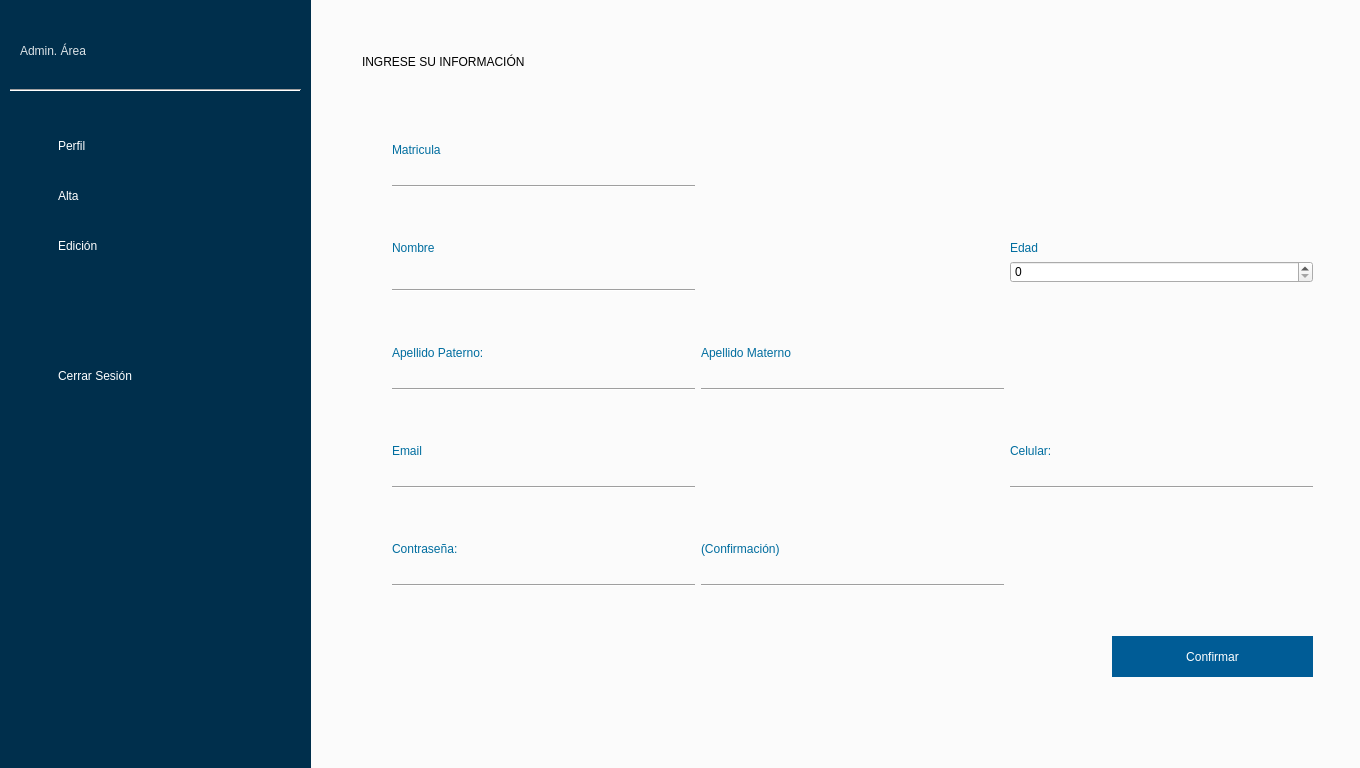
<?xml version="1.0" encoding="UTF-8"?>
<ui version="4.0">
 <class>admGeneral</class>
 <widget class="QDialog" name="admGeneral">
  <property name="geometry">
   <rect>
    <x>0</x>
    <y>0</y>
    <width>1360</width>
    <height>768</height>
   </rect>
  </property>
  <property name="windowTitle">
   <string>Dialog</string>
  </property>
  <property name="layoutDirection">
   <enum>Qt::LeftToRight</enum>
  </property>
  <property name="styleSheet">
   <string notr="true">#label_barraNav{
background-color: rgb(0, 47, 76);
}

#label_tipoUsuario{
	font: 63 18pt &quot;Segoe UI Semibold&quot;;
	color: rgb(255, 255, 255,220);
}

#btnPerfil,#btnAlta,#btnEdicion, #btnCerrarSesion{
	background-color: none;
	color: rgb(255, 255, 255);
	font: 12pt &quot;Segoe UI Semilight&quot;;
	border-style:solid;
	text-align: left;
	padding-left:58px;
}

#btnPerfil:hover, #btnAlta:hover, #btnEdicion:hover, #btnCerrarSesion:hover
{
	background-color: rgb(255, 255, 255,80);
}</string>
  </property>
  <widget class="QLabel" name="label_barraNav">
   <property name="geometry">
    <rect>
     <x>0</x>
     <y>0</y>
     <width>311</width>
     <height>771</height>
    </rect>
   </property>
   <property name="text">
    <string/>
   </property>
  </widget>
  <widget class="QLabel" name="label_tipoUsuario">
   <property name="geometry">
    <rect>
     <x>20</x>
     <y>30</y>
     <width>231</width>
     <height>41</height>
    </rect>
   </property>
   <property name="text">
    <string>Admin. Área</string>
   </property>
  </widget>
  <widget class="QPushButton" name="btnPerfil">
   <property name="geometry">
    <rect>
     <x>0</x>
     <y>120</y>
     <width>312</width>
     <height>51</height>
    </rect>
   </property>
   <property name="text">
    <string>Perfil</string>
   </property>
  </widget>
  <widget class="Line" name="line">
   <property name="geometry">
    <rect>
     <x>10</x>
     <y>80</y>
     <width>291</width>
     <height>20</height>
    </rect>
   </property>
   <property name="styleSheet">
    <string notr="true"/>
   </property>
   <property name="orientation">
    <enum>Qt::Horizontal</enum>
   </property>
  </widget>
  <widget class="QTabWidget" name="tabWidget">
   <property name="geometry">
    <rect>
     <x>310</x>
     <y>-30</y>
     <width>1071</width>
     <height>811</height>
    </rect>
   </property>
   <property name="styleSheet">
    <string notr="true">QLineEdit{
	background-color: rgba(0, 0, 0, 0);
	font: 12pt &quot;Segoe UI Semilight&quot;;
	color: rgb(136, 136, 136);
	border: 0px;
}

#btnConfirmar,#btnActualizar,#pushButton{
	/*background-color: rgb(0,57,94);
	background-color: rgb(0,143,189);*/
	background-color: rgb(0, 92, 150);
	color: rgb(255, 255, 255);
	font: 12pt &quot;Segoe UI Semilight&quot;;
	border-style:solid;
}

#btnConfirmarr:hover,#btnActualizar:hover,#pushButton:hover{
background-color: rgb(0, 127, 206)
}

#btnConfirmar:pressed,#btnActualizar:pressed,#pushButton:pressed{
background-color: rgb(0, 58, 95);
}
</string>
   </property>
   <property name="currentIndex">
    <number>2</number>
   </property>
   <widget class="QWidget" name="tab_perfil">
    <attribute name="title">
     <string>Tab 1</string>
    </attribute>
    <widget class="QLabel" name="label_19">
     <property name="geometry">
      <rect>
       <x>-10</x>
       <y>0</y>
       <width>1061</width>
       <height>241</height>
      </rect>
     </property>
     <property name="styleSheet">
      <string notr="true">background: rgb(53,135,225);</string>
     </property>
     <property name="text">
      <string/>
     </property>
    </widget>
    <widget class="QLabel" name="label_FotoPerfil">
     <property name="geometry">
      <rect>
       <x>80</x>
       <y>150</y>
       <width>221</width>
       <height>211</height>
      </rect>
     </property>
     <property name="styleSheet">
      <string notr="true">background-color: rgb(222, 222, 222);</string>
     </property>
     <property name="text">
      <string/>
     </property>
    </widget>
    <widget class="QWidget" name="formLayoutWidget">
     <property name="geometry">
      <rect>
       <x>79</x>
       <y>500</y>
       <width>881</width>
       <height>181</height>
      </rect>
     </property>
     <layout class="QFormLayout" name="formLayout">
      <item row="0" column="0">
       <widget class="QLabel" name="label_Edad_2">
        <property name="styleSheet">
         <string notr="true">font: 63 9pt &quot;Segoe UI Semibold&quot;;</string>
        </property>
        <property name="text">
         <string>EDAD</string>
        </property>
        <property name="alignment">
         <set>Qt::AlignBottom|Qt::AlignLeading|Qt::AlignLeft</set>
        </property>
       </widget>
      </item>
      <item row="0" column="1">
       <widget class="QLabel" name="label_Edad">
        <property name="styleSheet">
         <string notr="true">QLabel {
	font: 26 18pt &quot;Segoe UI Light&quot;;
}</string>
        </property>
        <property name="text">
         <string>Edad</string>
        </property>
       </widget>
      </item>
      <item row="1" column="0">
       <widget class="QLabel" name="label_Correo_2">
        <property name="styleSheet">
         <string notr="true">font: 63 9pt &quot;Segoe UI Semibold&quot;;</string>
        </property>
        <property name="text">
         <string>CORREO        </string>
        </property>
        <property name="alignment">
         <set>Qt::AlignBottom|Qt::AlignLeading|Qt::AlignLeft</set>
        </property>
       </widget>
      </item>
      <item row="1" column="1">
       <widget class="QLabel" name="label_Correo">
        <property name="styleSheet">
         <string notr="true">QLabel {
	font: 26 18pt &quot;Segoe UI Light&quot;;
}</string>
        </property>
        <property name="text">
         <string>Correo</string>
        </property>
       </widget>
      </item>
      <item row="2" column="0">
       <widget class="QLabel" name="label_Celular_2">
        <property name="styleSheet">
         <string notr="true">font: 63 9pt &quot;Segoe UI Semibold&quot;;</string>
        </property>
        <property name="text">
         <string>CELULAR</string>
        </property>
        <property name="alignment">
         <set>Qt::AlignBottom|Qt::AlignLeading|Qt::AlignLeft</set>
        </property>
       </widget>
      </item>
      <item row="2" column="1">
       <widget class="QLabel" name="label_Celular">
        <property name="styleSheet">
         <string notr="true">QLabel {
	font: 26 18pt &quot;Segoe UI Light&quot;;
}</string>
        </property>
        <property name="text">
         <string>Celular</string>
        </property>
       </widget>
      </item>
     </layout>
    </widget>
    <widget class="QWidget" name="layoutWidget">
     <property name="geometry">
      <rect>
       <x>80</x>
       <y>410</y>
       <width>908</width>
       <height>71</height>
      </rect>
     </property>
     <layout class="QHBoxLayout" name="horizontalLayout">
      <item>
       <widget class="QLabel" name="label_20">
        <property name="styleSheet">
         <string notr="true">font: 63 9pt &quot;Segoe UI Semibold&quot;;</string>
        </property>
        <property name="text">
         <string>NOMBRE</string>
        </property>
       </widget>
      </item>
      <item>
       <widget class="QLabel" name="label_Nombre">
        <property name="styleSheet">
         <string notr="true">QLabel {
	font: 26 18pt &quot;Segoe UI Light&quot;;
}</string>
        </property>
        <property name="text">
         <string>Nombre</string>
        </property>
       </widget>
      </item>
      <item>
       <widget class="QLabel" name="label_21">
        <property name="styleSheet">
         <string notr="true">font: 63 9pt &quot;Segoe UI Semibold&quot;;</string>
        </property>
        <property name="text">
         <string>APELLIDO PATERNO</string>
        </property>
       </widget>
      </item>
      <item>
       <widget class="QLabel" name="label_AP">
        <property name="styleSheet">
         <string notr="true">QLabel {
	font: 26 18pt &quot;Segoe UI Light&quot;;
}</string>
        </property>
        <property name="text">
         <string>Apellido Paterno</string>
        </property>
       </widget>
      </item>
      <item>
       <widget class="QLabel" name="label_22">
        <property name="styleSheet">
         <string notr="true">font: 63 9pt &quot;Segoe UI Semibold&quot;;</string>
        </property>
        <property name="text">
         <string>APELLIDO MATERNO</string>
        </property>
       </widget>
      </item>
      <item>
       <widget class="QLabel" name="label_AM">
        <property name="styleSheet">
         <string notr="true">QLabel {
	font: 26 18pt &quot;Segoe UI Light&quot;;
}</string>
        </property>
        <property name="text">
         <string>Apellido Materno</string>
        </property>
       </widget>
      </item>
     </layout>
    </widget>
    <widget class="QWidget" name="layoutWidget">
     <property name="geometry">
      <rect>
       <x>330</x>
       <y>280</y>
       <width>329</width>
       <height>43</height>
      </rect>
     </property>
     <layout class="QHBoxLayout" name="horizontalLayout_2">
      <item>
       <widget class="QLabel" name="label_Matricula_2">
        <property name="accessibleDescription">
         <string/>
        </property>
        <property name="styleSheet">
         <string notr="true">font: 63 9pt &quot;Segoe UI Semibold&quot;;</string>
        </property>
        <property name="text">
         <string>MATRICULA</string>
        </property>
       </widget>
      </item>
      <item>
       <widget class="QLabel" name="label_Matricula">
        <property name="styleSheet">
         <string notr="true">QLabel {
	font: 26 18pt &quot;Segoe UI Light&quot;;
}</string>
        </property>
        <property name="text">
         <string>Matricula</string>
        </property>
       </widget>
      </item>
     </layout>
    </widget>
    <widget class="QPushButton" name="pushButton">
     <property name="geometry">
      <rect>
       <x>910</x>
       <y>330</y>
       <width>75</width>
       <height>23</height>
      </rect>
     </property>
     <property name="text">
      <string>Consultar</string>
     </property>
    </widget>
    <widget class="QWidget" name="gridLayoutWidget_3">
     <property name="geometry">
      <rect>
       <x>730</x>
       <y>270</y>
       <width>160</width>
       <height>80</height>
      </rect>
     </property>
     <layout class="QGridLayout" name="gridLayout_3">
      <item row="1" column="0">
       <widget class="QRadioButton" name="radioButton">
        <property name="text">
         <string>Cursos</string>
        </property>
       </widget>
      </item>
      <item row="0" column="0">
       <widget class="QLabel" name="label_Matricula_3">
        <property name="accessibleDescription">
         <string/>
        </property>
        <property name="styleSheet">
         <string notr="true">font: 63 9pt &quot;Segoe UI Semibold&quot;;</string>
        </property>
        <property name="text">
         <string>REPORTES</string>
        </property>
       </widget>
      </item>
      <item row="1" column="1">
       <widget class="QRadioButton" name="radioButton_2">
        <property name="text">
         <string>Horario</string>
        </property>
       </widget>
      </item>
     </layout>
    </widget>
   </widget>
   <widget class="QWidget" name="tab_edicion">
    <attribute name="title">
     <string>Tab 3</string>
    </attribute>
    <widget class="QTableWidget" name="lEmpleados">
     <property name="geometry">
      <rect>
       <x>50</x>
       <y>150</y>
       <width>471</width>
       <height>221</height>
      </rect>
     </property>
     <property name="styleSheet">
      <string notr="true">font: 10pt &quot;Microsoft YaHei&quot;;</string>
     </property>
     <property name="editTriggers">
      <set>QAbstractItemView::NoEditTriggers</set>
     </property>
     <property name="defaultDropAction">
      <enum>Qt::IgnoreAction</enum>
     </property>
     <property name="selectionMode">
      <enum>QAbstractItemView::SingleSelection</enum>
     </property>
     <property name="selectionBehavior">
      <enum>QAbstractItemView::SelectRows</enum>
     </property>
     <property name="sortingEnabled">
      <bool>true</bool>
     </property>
     <column>
      <property name="text">
       <string>Clave</string>
      </property>
     </column>
     <column>
      <property name="text">
       <string>Nombre</string>
      </property>
     </column>
     <column>
      <property name="text">
       <string>Area</string>
      </property>
     </column>
    </widget>
    <widget class="QPushButton" name="btnActualizar">
     <property name="geometry">
      <rect>
       <x>850</x>
       <y>520</y>
       <width>131</width>
       <height>31</height>
      </rect>
     </property>
     <property name="styleSheet">
      <string notr="true">#btnConfirmarr:hover,#btnActualizar:hover{
background-color: rgb(0, 127, 206)
}

#btnConfirmar:pressed,#btnActualizar:pressed{
background-color: rgb(0, 58, 95);
}</string>
     </property>
     <property name="text">
      <string>Actualizar</string>
     </property>
    </widget>
    <widget class="QWidget" name="gridLayoutWidget_2">
     <property name="geometry">
      <rect>
       <x>580</x>
       <y>160</y>
       <width>401</width>
       <height>339</height>
      </rect>
     </property>
     <layout class="QGridLayout" name="gridLayout">
      <item row="9" column="0">
       <widget class="Line" name="line_12">
        <property name="orientation">
         <enum>Qt::Horizontal</enum>
        </property>
       </widget>
      </item>
      <item row="9" column="1">
       <widget class="Line" name="line_13">
        <property name="orientation">
         <enum>Qt::Horizontal</enum>
        </property>
       </widget>
      </item>
      <item row="12" column="0">
       <widget class="Line" name="line_14">
        <property name="orientation">
         <enum>Qt::Horizontal</enum>
        </property>
       </widget>
      </item>
      <item row="4" column="0">
       <widget class="QLabel" name="label_12">
        <property name="styleSheet">
         <string notr="true">font: 8pt &quot;Segoe UI Semibold&quot;;
color: rgb(0, 109, 159);
</string>
        </property>
        <property name="text">
         <string>Nombre</string>
        </property>
       </widget>
      </item>
      <item row="3" column="0">
       <widget class="QLabel" name="cEdad">
        <property name="styleSheet">
         <string notr="true">font: 12pt &quot;Segoe UI Semilight&quot;;
color: rgb(136, 136, 136);</string>
        </property>
        <property name="text">
         <string>cEdad</string>
        </property>
       </widget>
      </item>
      <item row="0" column="0">
       <widget class="QLabel" name="label_11">
        <property name="styleSheet">
         <string notr="true">font: 8pt &quot;Segoe UI Semibold&quot;;
color: rgb(0, 109, 159);
</string>
        </property>
        <property name="text">
         <string>Matricula</string>
        </property>
       </widget>
      </item>
      <item row="8" column="0">
       <widget class="QLineEdit" name="cAP"/>
      </item>
      <item row="5" column="0">
       <widget class="QLineEdit" name="cNombre"/>
      </item>
      <item row="1" column="0">
       <widget class="QLabel" name="cMatricula">
        <property name="styleSheet">
         <string notr="true">font: 12pt &quot;Segoe UI Semilight&quot;;
color: rgb(136, 136, 136);</string>
        </property>
        <property name="text">
         <string>cMatricula</string>
        </property>
       </widget>
      </item>
      <item row="7" column="1">
       <widget class="QLabel" name="label_14">
        <property name="styleSheet">
         <string notr="true">font: 8pt &quot;Segoe UI Semibold&quot;;
color: rgb(0, 109, 159);
</string>
        </property>
        <property name="text">
         <string>Apellido Materno</string>
        </property>
       </widget>
      </item>
      <item row="10" column="0">
       <widget class="QLabel" name="label_15">
        <property name="styleSheet">
         <string notr="true">font: 8pt &quot;Segoe UI Semibold&quot;;
color: rgb(0, 109, 159);
</string>
        </property>
        <property name="text">
         <string>Email</string>
        </property>
       </widget>
      </item>
      <item row="2" column="0">
       <widget class="QLabel" name="label_17">
        <property name="styleSheet">
         <string notr="true">font: 8pt &quot;Segoe UI Semibold&quot;;
color: rgb(0, 109, 159);
</string>
        </property>
        <property name="text">
         <string>Edad</string>
        </property>
       </widget>
      </item>
      <item row="8" column="1">
       <widget class="QLineEdit" name="cAM"/>
      </item>
      <item row="10" column="1">
       <widget class="QLabel" name="label_16">
        <property name="styleSheet">
         <string notr="true">font: 8pt &quot;Segoe UI Semibold&quot;;
color: rgb(0, 109, 159);
</string>
        </property>
        <property name="text">
         <string>Celular</string>
        </property>
       </widget>
      </item>
      <item row="11" column="1">
       <widget class="QLineEdit" name="cCelular"/>
      </item>
      <item row="11" column="0">
       <widget class="QLineEdit" name="cCorreo"/>
      </item>
      <item row="7" column="0">
       <widget class="QLabel" name="label_13">
        <property name="styleSheet">
         <string notr="true">font: 8pt &quot;Segoe UI Semibold&quot;;
color: rgb(0, 109, 159);
</string>
        </property>
        <property name="text">
         <string>Apellido Paterno</string>
        </property>
       </widget>
      </item>
      <item row="6" column="0">
       <widget class="Line" name="line_10">
        <property name="orientation">
         <enum>Qt::Horizontal</enum>
        </property>
       </widget>
      </item>
      <item row="6" column="1">
       <widget class="Line" name="line_11">
        <property name="orientation">
         <enum>Qt::Horizontal</enum>
        </property>
       </widget>
      </item>
      <item row="12" column="1">
       <widget class="Line" name="line_15">
        <property name="orientation">
         <enum>Qt::Horizontal</enum>
        </property>
       </widget>
      </item>
     </layout>
    </widget>
    <widget class="QLabel" name="label_24">
     <property name="geometry">
      <rect>
       <x>50</x>
       <y>60</y>
       <width>391</width>
       <height>31</height>
      </rect>
     </property>
     <property name="styleSheet">
      <string notr="true">font: 24 16pt &quot;Segoe UI Light&quot;;</string>
     </property>
     <property name="text">
      <string>ACTUALIZE LA INFORMACIÓN</string>
     </property>
    </widget>
   </widget>
   <widget class="QWidget" name="tab_alta">
    <attribute name="title">
     <string>Tab 2</string>
    </attribute>
    <widget class="QPushButton" name="btnConfirmar">
     <property name="geometry">
      <rect>
       <x>800</x>
       <y>640</y>
       <width>201</width>
       <height>41</height>
      </rect>
     </property>
     <property name="styleSheet">
      <string notr="true">font: 63 12pt &quot;Segoe UI Semibold&quot;;</string>
     </property>
     <property name="text">
      <string>Confirmar</string>
     </property>
    </widget>
    <widget class="QLabel" name="label_23">
     <property name="geometry">
      <rect>
       <x>50</x>
       <y>50</y>
       <width>391</width>
       <height>31</height>
      </rect>
     </property>
     <property name="styleSheet">
      <string notr="true">font: 24 16pt &quot;Segoe UI Light&quot;;</string>
     </property>
     <property name="text">
      <string>INGRESE SU INFORMACIÓN</string>
     </property>
    </widget>
    <widget class="QWidget" name="gridLayoutWidget">
     <property name="geometry">
      <rect>
       <x>80</x>
       <y>100</y>
       <width>921</width>
       <height>491</height>
      </rect>
     </property>
     <layout class="QGridLayout" name="gridLayout_2">
      <item row="9" column="1">
       <widget class="Line" name="line_5">
        <property name="orientation">
         <enum>Qt::Horizontal</enum>
        </property>
       </widget>
      </item>
      <item row="3" column="0">
       <widget class="QLabel" name="label_2">
        <property name="styleSheet">
         <string notr="true">font: 8pt &quot;Segoe UI Semibold&quot;;
color: rgb(0, 109, 159);</string>
        </property>
        <property name="text">
         <string>Nombre</string>
        </property>
        <property name="alignment">
         <set>Qt::AlignBottom|Qt::AlignLeading|Qt::AlignLeft</set>
        </property>
       </widget>
      </item>
      <item row="8" column="0">
       <widget class="QLineEdit" name="tApaterno"/>
      </item>
      <item row="14" column="0">
       <widget class="QLineEdit" name="tCorreo"/>
      </item>
      <item row="8" column="1">
       <widget class="QLineEdit" name="tAmaterno"/>
      </item>
      <item row="2" column="0">
       <widget class="Line" name="line_2">
        <property name="orientation">
         <enum>Qt::Horizontal</enum>
        </property>
       </widget>
      </item>
      <item row="15" column="2">
       <widget class="Line" name="line_8">
        <property name="orientation">
         <enum>Qt::Horizontal</enum>
        </property>
       </widget>
      </item>
      <item row="17" column="0">
       <widget class="QLineEdit" name="tClave"/>
      </item>
      <item row="18" column="0">
       <widget class="Line" name="line_7">
        <property name="orientation">
         <enum>Qt::Horizontal</enum>
        </property>
       </widget>
      </item>
      <item row="1" column="0">
       <widget class="QLineEdit" name="tMatricula"/>
      </item>
      <item row="5" column="0">
       <widget class="Line" name="line_4">
        <property name="orientation">
         <enum>Qt::Horizontal</enum>
        </property>
       </widget>
      </item>
      <item row="18" column="1">
       <widget class="Line" name="line_9">
        <property name="orientation">
         <enum>Qt::Horizontal</enum>
        </property>
       </widget>
      </item>
      <item row="4" column="0">
       <widget class="QLineEdit" name="tNombre"/>
      </item>
      <item row="16" column="0">
       <widget class="QLabel" name="label_6">
        <property name="styleSheet">
         <string notr="true">font: 8pt &quot;Segoe UI Semibold&quot;;
color: rgb(0, 109, 159);</string>
        </property>
        <property name="text">
         <string>Contraseña:</string>
        </property>
        <property name="alignment">
         <set>Qt::AlignBottom|Qt::AlignLeading|Qt::AlignLeft</set>
        </property>
       </widget>
      </item>
      <item row="7" column="1">
       <widget class="QLabel" name="label_4">
        <property name="styleSheet">
         <string notr="true">font: 8pt &quot;Segoe UI Semibold&quot;;
color: rgb(0, 109, 159);
</string>
        </property>
        <property name="text">
         <string>Apellido Materno</string>
        </property>
        <property name="alignment">
         <set>Qt::AlignBottom|Qt::AlignLeading|Qt::AlignLeft</set>
        </property>
       </widget>
      </item>
      <item row="0" column="0">
       <widget class="QLabel" name="label">
        <property name="styleSheet">
         <string notr="true">font: 8pt &quot;Segoe UI Semibold&quot;;
color: rgb(0, 109, 159);
</string>
        </property>
        <property name="text">
         <string>Matricula</string>
        </property>
        <property name="alignment">
         <set>Qt::AlignBottom|Qt::AlignLeading|Qt::AlignLeft</set>
        </property>
       </widget>
      </item>
      <item row="13" column="0">
       <widget class="QLabel" name="label_9">
        <property name="styleSheet">
         <string notr="true">font: 8pt &quot;Segoe UI Semibold&quot;;
color: rgb(0, 109, 159);</string>
        </property>
        <property name="text">
         <string>Email</string>
        </property>
        <property name="alignment">
         <set>Qt::AlignBottom|Qt::AlignLeading|Qt::AlignLeft</set>
        </property>
       </widget>
      </item>
      <item row="16" column="1">
       <widget class="QLabel" name="label_8">
        <property name="styleSheet">
         <string notr="true">font: 8pt &quot;Segoe UI Semibold&quot;;
color: rgb(0, 109, 159);</string>
        </property>
        <property name="text">
         <string>(Confirmación)</string>
        </property>
        <property name="alignment">
         <set>Qt::AlignBottom|Qt::AlignLeading|Qt::AlignLeft</set>
        </property>
       </widget>
      </item>
      <item row="15" column="0">
       <widget class="Line" name="line_6">
        <property name="orientation">
         <enum>Qt::Horizontal</enum>
        </property>
       </widget>
      </item>
      <item row="13" column="2">
       <widget class="QLabel" name="label_10">
        <property name="styleSheet">
         <string notr="true">font: 8pt &quot;Segoe UI Semibold&quot;;
color: rgb(0, 109, 159);</string>
        </property>
        <property name="text">
         <string>Celular:</string>
        </property>
        <property name="alignment">
         <set>Qt::AlignBottom|Qt::AlignLeading|Qt::AlignLeft</set>
        </property>
       </widget>
      </item>
      <item row="4" column="2">
       <widget class="QSpinBox" name="sEdad"/>
      </item>
      <item row="3" column="2">
       <widget class="QLabel" name="label_5">
        <property name="styleSheet">
         <string notr="true">font: 8pt &quot;Segoe UI Semibold&quot;;
color: rgb(0, 109, 159);</string>
        </property>
        <property name="text">
         <string>Edad</string>
        </property>
        <property name="alignment">
         <set>Qt::AlignBottom|Qt::AlignLeading|Qt::AlignLeft</set>
        </property>
       </widget>
      </item>
      <item row="9" column="0">
       <widget class="Line" name="line_3">
        <property name="orientation">
         <enum>Qt::Horizontal</enum>
        </property>
       </widget>
      </item>
      <item row="7" column="0">
       <widget class="QLabel" name="label_3">
        <property name="styleSheet">
         <string notr="true">font: 8pt &quot;Segoe UI Semibold&quot;;
color: rgb(0, 109, 159);
</string>
        </property>
        <property name="text">
         <string>Apellido Paterno:</string>
        </property>
        <property name="alignment">
         <set>Qt::AlignBottom|Qt::AlignLeading|Qt::AlignLeft</set>
        </property>
       </widget>
      </item>
      <item row="17" column="1">
       <widget class="QLineEdit" name="tClaveC"/>
      </item>
      <item row="14" column="2">
       <widget class="QLineEdit" name="tCelular"/>
      </item>
     </layout>
    </widget>
   </widget>
  </widget>
  <widget class="QPushButton" name="btnAlta">
   <property name="geometry">
    <rect>
     <x>0</x>
     <y>170</y>
     <width>312</width>
     <height>51</height>
    </rect>
   </property>
   <property name="text">
    <string>Alta</string>
   </property>
  </widget>
  <widget class="QPushButton" name="btnEdicion">
   <property name="geometry">
    <rect>
     <x>0</x>
     <y>220</y>
     <width>311</width>
     <height>51</height>
    </rect>
   </property>
   <property name="text">
    <string>Edición</string>
   </property>
  </widget>
  <widget class="QPushButton" name="btnCerrarSesion">
   <property name="geometry">
    <rect>
     <x>0</x>
     <y>350</y>
     <width>311</width>
     <height>51</height>
    </rect>
   </property>
   <property name="text">
    <string>Cerrar Sesión</string>
   </property>
  </widget>
  <widget class="QLabel" name="label_User">
   <property name="geometry">
    <rect>
     <x>20</x>
     <y>140</y>
     <width>16</width>
     <height>16</height>
    </rect>
   </property>
   <property name="text">
    <string/>
   </property>
   <property name="pixmap">
    <pixmap resource="imagenes_src.qrc">:/imagenes/user.png</pixmap>
   </property>
   <property name="scaledContents">
    <bool>true</bool>
   </property>
  </widget>
  <widget class="QLabel" name="label_Add">
   <property name="geometry">
    <rect>
     <x>20</x>
     <y>190</y>
     <width>16</width>
     <height>16</height>
    </rect>
   </property>
   <property name="text">
    <string/>
   </property>
   <property name="pixmap">
    <pixmap resource="imagenes_src.qrc">:/imagenes/add_file.png</pixmap>
   </property>
   <property name="scaledContents">
    <bool>true</bool>
   </property>
  </widget>
  <widget class="QLabel" name="label_Edit">
   <property name="geometry">
    <rect>
     <x>20</x>
     <y>240</y>
     <width>16</width>
     <height>16</height>
    </rect>
   </property>
   <property name="text">
    <string/>
   </property>
   <property name="pixmap">
    <pixmap resource="imagenes_src.qrc">:/imagenes/edit.png</pixmap>
   </property>
   <property name="scaledContents">
    <bool>true</bool>
   </property>
  </widget>
  <widget class="QLabel" name="label_18">
   <property name="geometry">
    <rect>
     <x>20</x>
     <y>370</y>
     <width>21</width>
     <height>21</height>
    </rect>
   </property>
   <property name="text">
    <string/>
   </property>
   <property name="pixmap">
    <pixmap resource="imagenes_src.qrc">:/imagenes/logout.png</pixmap>
   </property>
   <property name="scaledContents">
    <bool>true</bool>
   </property>
  </widget>
  <zorder>tabWidget</zorder>
  <zorder>label_barraNav</zorder>
  <zorder>label_tipoUsuario</zorder>
  <zorder>btnPerfil</zorder>
  <zorder>line</zorder>
  <zorder>btnAlta</zorder>
  <zorder>btnEdicion</zorder>
  <zorder>btnCerrarSesion</zorder>
  <zorder>label_User</zorder>
  <zorder>label_Add</zorder>
  <zorder>label_Edit</zorder>
  <zorder>label_18</zorder>
 </widget>
 <resources>
  <include location="imagenes_src.qrc"/>
 </resources>
 <connections/>
</ui>
